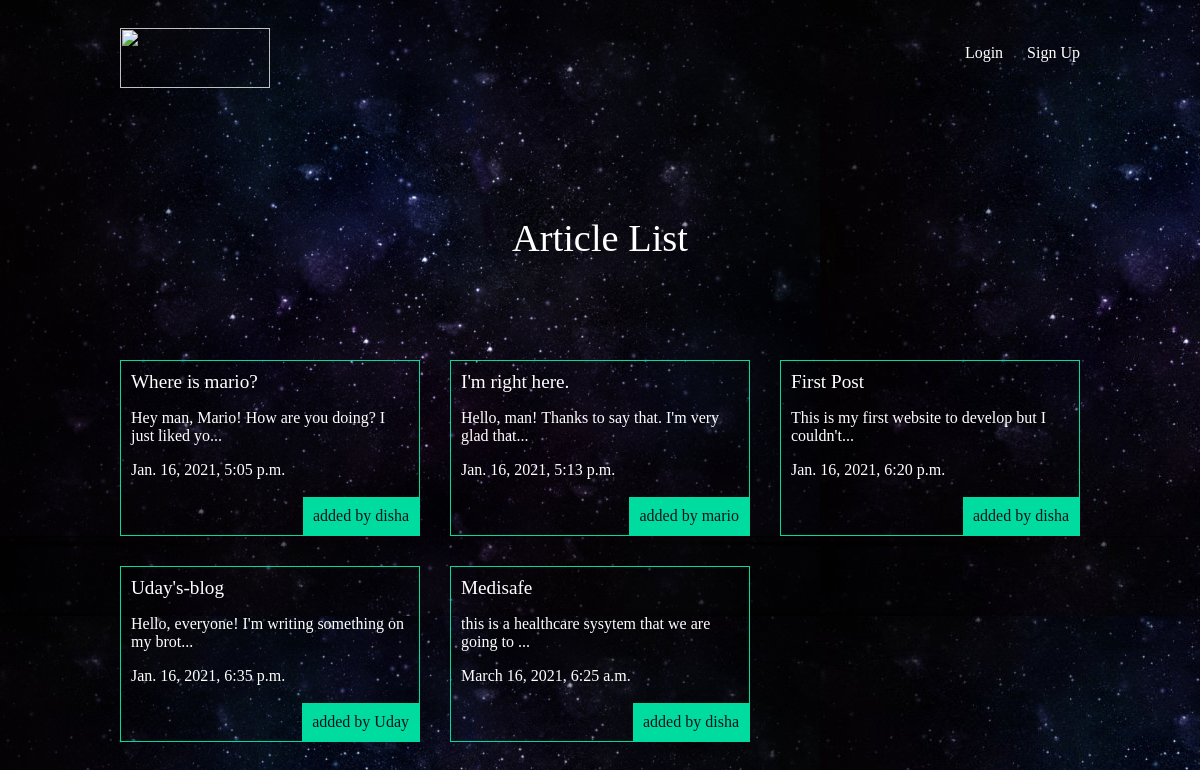
The app's page /articles/ with its own data.
### articles/models.py (models this page shows, shortened)
class Article(models.Model):
    title = models.CharField(max_length=100)
    slug = models.SlugField()
    body = models.TextField()
    date = models.DateTimeField(auto_now_add=True)
    thumb = models.ImageField(default='default.png', blank=True)
    author = models.ForeignKey(User,default=None, on_delete=models.CASCADE)
    def snippet(self):
        return self.body[:50] + '...'

### articles/views.py (the view)
# urls.py: path('', views.article_list, name='list'),
def article_list(request):
    articles = Article.objects.all().order_by('date')
    return render(request, 'articles/article_list.html',{
        'articles': articles
    })

### articles/templates/articles/article_list.html
{% extends 'layout.html' %}
{% block content %}
<h1>Article List</h1>
<div class="articles">
  {% for article in articles %}
      <div class="article">
      <h2> <a href="{% url 'articles:detail' slug=article.slug %}">{{ article.title }}</a> </h2>
        <p>{{ article.snippet }}</p>
        <p>{{ article.date }}</p>
        <p class="author"> added by {{ article.author.username }}</p>
      </div>
  {% endfor %}
</div>
{% endblock %}

### templates/layout.html (shortened to what this page needs)
{% load static %}
<!DOCTYPE html>
<html lang="en" dir="ltr">
  <head>
    <link rel="stylesheet" href="{% static 'styles.css' %}">
  </head>
  <body>
    <header class="wrapper">
      <h1> <a href="{% url 'articles:list' %}"><img id="logo" src="{% static 'logo1.jpg' %}"></a></h1>
      <nav>
        <ul>
          {% if user.is_authenticated %}
          <li>
              <form class="logout-link" action="{% url 'accounts:logout' %}" method="post">
                  {% csrf_token %}
                  <button type="submit">Logout</button>
              </form>
          </li>
          <li> <a href="{% url 'articles:create' %}">New Article</a></li>
          {% else %}
              <li> <a href="{% url 'accounts:login' %}">Login</a> </li>
              <li> <a href="{% url 'accounts:signup' %}">Sign Up</a> </li>
          {% endif %}
        </ul>
      </nav>
    </header>
    <div class="wrapper">
      {% block content %}
      {% endblock %}
    </div>
  </body>
</html>

### assets/styles.css (style rules this page uses)
body { background-color: #0f121f; background-image: url(/static/stars.png); color: #fff; }
body * { font-family: Ubuntu; }
h1, h2, h3, h4 ,h5 { font-weight: normal; margin: 0; }
a, a:hover, a:visited { color: #fff; text-decoration: none; }
#logo { height: 60px; width: 150px; }
.wrapper { max-width: 960px; margin: 0 auto; }
div.wrapper h1 { text-align: center; margin: 100px auto; font-size: 2.4em; }
header { display: grid; grid-template-columns: 1fr 1fr; padding: 20px 0; }
nav { justify-self: end; }
nav li { display: inline-block; margin-left: 20px; }
.articles { display: grid; grid-template-columns: 1fr 1fr 1fr; grid-gap: 30px; }
.article { padding: 10px; border: 1px solid #00dba0; position: relative; padding-bottom: 40px; }
.article h2 { font-size: 1.2em; }
.article .author { padding: 10px; background: #00dba0; position: absolute; right: 0; bottom: 0; margin: 0; color: #0f121f; }

### records on screen
Article: title "Where is mario?", snippet "Hey man, Mario! How are you doing? I just liked yo...", date "Jan. 16, 2021, 5:05 p.m.", author.username "disha"
Article: title "I'm right here.", snippet "Hello, man! Thanks to say that. I'm very glad that...", date "Jan. 16, 2021, 5:13 p.m.", author.username "mario"
Article: title "First Post", snippet "This is my first website to develop but I couldn't...", date "Jan. 16, 2021, 6:20 p.m.", author.username "disha"
Article: title "Uday's-blog", snippet "Hello, everyone! I'm writing something on my brot...", date "Jan. 16, 2021, 6:35 p.m.", author.username "Uday"
Article: title "Medisafe", snippet "this is a healthcare sysytem that we are going to ...", date "March 16, 2021, 6:25 a.m.", author.username "disha"
